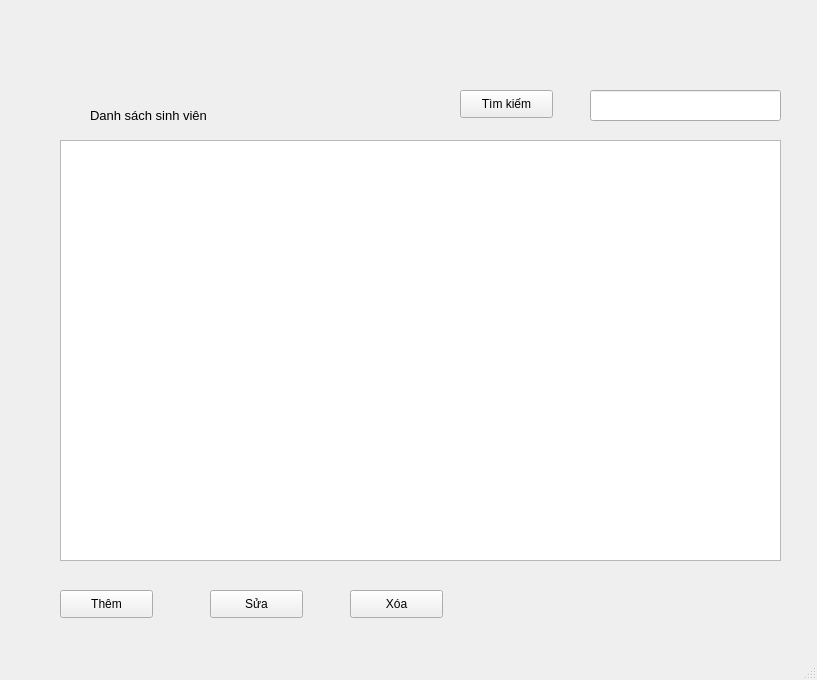
<?xml version="1.0" encoding="UTF-8"?>
<ui version="4.0">
 <class>MainWindow</class>
 <widget class="QMainWindow" name="MainWindow">
  <property name="geometry">
   <rect>
    <x>0</x>
    <y>0</y>
    <width>817</width>
    <height>680</height>
   </rect>
  </property>
  <property name="windowTitle">
   <string>MainWindow</string>
  </property>
  <widget class="QWidget" name="centralwidget">
   <widget class="QLineEdit" name="lineEdit">
    <property name="geometry">
     <rect>
      <x>590</x>
      <y>90</y>
      <width>191</width>
      <height>31</height>
     </rect>
    </property>
   </widget>
   <widget class="QLabel" name="label_2">
    <property name="geometry">
     <rect>
      <x>90</x>
      <y>100</y>
      <width>161</width>
      <height>31</height>
     </rect>
    </property>
    <property name="font">
     <font>
      <pointsize>10</pointsize>
     </font>
    </property>
    <property name="text">
     <string>Danh sách sinh viên</string>
    </property>
   </widget>
   <widget class="QLabel" name="label_3">
    <property name="geometry">
     <rect>
      <x>20</x>
      <y>10</y>
      <width>91</width>
      <height>81</height>
     </rect>
    </property>
    <property name="text">
     <string/>
    </property>
    <property name="pixmap">
     <pixmap>student.png</pixmap>
    </property>
    <property name="scaledContents">
     <bool>true</bool>
    </property>
   </widget>
   <widget class="QPushButton" name="pushButton">
    <property name="geometry">
     <rect>
      <x>60</x>
      <y>590</y>
      <width>93</width>
      <height>28</height>
     </rect>
    </property>
    <property name="text">
     <string>Thêm</string>
    </property>
   </widget>
   <widget class="QPushButton" name="pushButton_2">
    <property name="geometry">
     <rect>
      <x>210</x>
      <y>590</y>
      <width>93</width>
      <height>28</height>
     </rect>
    </property>
    <property name="text">
     <string>Sửa</string>
    </property>
   </widget>
   <widget class="QPushButton" name="pushButton_3">
    <property name="geometry">
     <rect>
      <x>350</x>
      <y>590</y>
      <width>93</width>
      <height>28</height>
     </rect>
    </property>
    <property name="text">
     <string>Xóa</string>
    </property>
   </widget>
   <widget class="QTableView" name="tableView_2">
    <property name="geometry">
     <rect>
      <x>60</x>
      <y>140</y>
      <width>721</width>
      <height>421</height>
     </rect>
    </property>
   </widget>
   <widget class="QPushButton" name="pushButton_4">
    <property name="geometry">
     <rect>
      <x>460</x>
      <y>90</y>
      <width>93</width>
      <height>28</height>
     </rect>
    </property>
    <property name="text">
     <string>Tìm kiếm</string>
    </property>
   </widget>
  </widget>
  <widget class="QMenuBar" name="menubar">
   <property name="geometry">
    <rect>
     <x>0</x>
     <y>0</y>
     <width>817</width>
     <height>26</height>
    </rect>
   </property>
  </widget>
  <widget class="QStatusBar" name="statusbar"/>
 </widget>
 <resources/>
 <connections/>
</ui>
